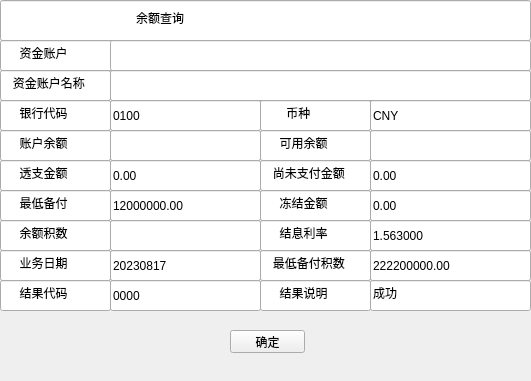
      <widget class="QWidget" name="widget_2" native="true">
       <property name="geometry">
        <rect>
         <x>590</x>
         <y>360</y>
         <width>531</width>
         <height>381</height>
        </rect>
       </property>
       <widget class="QLineEdit" name="lineEdit_9">
        <property name="geometry">
         <rect>
          <x>0</x>
          <y>0</y>
          <width>531</width>
          <height>41</height>
         </rect>
        </property>
        <property name="text">
         <string>                                        余额查询</string>
        </property>
        <property name="readOnly">
         <bool>true</bool>
        </property>
       </widget>
       <widget class="QLineEdit" name="lineEdit_10">
        <property name="geometry">
         <rect>
          <x>0</x>
          <y>40</y>
          <width>113</width>
          <height>31</height>
         </rect>
        </property>
        <property name="text">
         <string>     资金账户</string>
        </property>
        <property name="readOnly">
         <bool>true</bool>
        </property>
       </widget>
       <widget class="QLineEdit" name="lineEdit_11">
        <property name="geometry">
         <rect>
          <x>110</x>
          <y>40</y>
          <width>421</width>
          <height>31</height>
         </rect>
        </property>
        <property name="readOnly">
         <bool>true</bool>
        </property>
       </widget>
       <widget class="QLineEdit" name="lineEdit_12">
        <property name="geometry">
         <rect>
          <x>0</x>
          <y>70</y>
          <width>111</width>
          <height>31</height>
         </rect>
        </property>
        <property name="text">
         <string>   资金账户名称</string>
        </property>
        <property name="readOnly">
         <bool>true</bool>
        </property>
       </widget>
       <widget class="QLineEdit" name="lineEdit_13">
        <property name="geometry">
         <rect>
          <x>110</x>
          <y>70</y>
          <width>421</width>
          <height>31</height>
         </rect>
        </property>
        <property name="readOnly">
         <bool>true</bool>
        </property>
       </widget>
       <widget class="QLineEdit" name="lineEdit_14">
        <property name="geometry">
         <rect>
          <x>0</x>
          <y>100</y>
          <width>111</width>
          <height>31</height>
         </rect>
        </property>
        <property name="text">
         <string>     银行代码</string>
        </property>
        <property name="readOnly">
         <bool>true</bool>
        </property>
       </widget>
       <widget class="QLineEdit" name="lineEdit_15">
        <property name="geometry">
         <rect>
          <x>110</x>
          <y>100</y>
          <width>151</width>
          <height>31</height>
         </rect>
        </property>
        <property name="text">
         <string>0100</string>
        </property>
        <property name="readOnly">
         <bool>true</bool>
        </property>
       </widget>
       <widget class="QLineEdit" name="lineEdit_16">
        <property name="geometry">
         <rect>
          <x>260</x>
          <y>100</y>
          <width>111</width>
          <height>31</height>
         </rect>
        </property>
        <property name="text">
         <string>       币种</string>
        </property>
        <property name="readOnly">
         <bool>true</bool>
        </property>
       </widget>
       <widget class="QLineEdit" name="lineEdit_17">
        <property name="geometry">
         <rect>
          <x>370</x>
          <y>100</y>
          <width>161</width>
          <height>31</height>
         </rect>
        </property>
        <property name="text">
         <string>CNY</string>
        </property>
        <property name="readOnly">
         <bool>true</bool>
        </property>
       </widget>
       <widget class="QLineEdit" name="lineEdit_18">
        <property name="geometry">
         <rect>
          <x>0</x>
          <y>130</y>
          <width>111</width>
          <height>31</height>
         </rect>
        </property>
        <property name="text">
         <string>     账户余额</string>
        </property>
        <property name="readOnly">
         <bool>true</bool>
        </property>
       </widget>
       <widget class="QLineEdit" name="lineEdit_19">
        <property name="geometry">
         <rect>
          <x>260</x>
          <y>190</y>
          <width>111</width>
          <height>31</height>
         </rect>
        </property>
        <property name="text">
         <string>     冻结金额</string>
        </property>
        <property name="readOnly">
         <bool>true</bool>
        </property>
       </widget>
       <widget class="QLineEdit" name="lineEdit_20">
        <property name="geometry">
         <rect>
          <x>0</x>
          <y>160</y>
          <width>111</width>
          <height>31</height>
         </rect>
        </property>
        <property name="text">
         <string>     透支金额</string>
        </property>
        <property name="readOnly">
         <bool>true</bool>
        </property>
       </widget>
       <widget class="QLineEdit" name="lineEdit_21">
        <property name="geometry">
         <rect>
          <x>260</x>
          <y>160</y>
          <width>111</width>
          <height>31</height>
         </rect>
        </property>
        <property name="text">
         <string>   尚未支付金额</string>
        </property>
        <property name="readOnly">
         <bool>true</bool>
        </property>
       </widget>
       <widget class="QLineEdit" name="lineEdit_22">
        <property name="geometry">
         <rect>
          <x>0</x>
          <y>190</y>
          <width>111</width>
          <height>31</height>
         </rect>
        </property>
        <property name="text">
         <string>     最低备付</string>
        </property>
        <property name="readOnly">
         <bool>true</bool>
        </property>
       </widget>
       <widget class="QLineEdit" name="lineEdit_23">
        <property name="geometry">
         <rect>
          <x>260</x>
          <y>130</y>
          <width>111</width>
          <height>31</height>
         </rect>
        </property>
        <property name="text">
         <string>     可用余额</string>
        </property>
        <property name="readOnly">
         <bool>true</bool>
        </property>
       </widget>
       <widget class="QLineEdit" name="lineEdit_24">
        <property name="geometry">
         <rect>
          <x>0</x>
          <y>250</y>
          <width>111</width>
          <height>31</height>
         </rect>
        </property>
        <property name="text">
         <string>     业务日期</string>
        </property>
        <property name="readOnly">
         <bool>true</bool>
        </property>
       </widget>
       <widget class="QLineEdit" name="lineEdit_25">
        <property name="geometry">
         <rect>
          <x>260</x>
          <y>220</y>
          <width>111</width>
          <height>31</height>
         </rect>
        </property>
        <property name="text">
         <string>     结息利率</string>
        </property>
        <property name="readOnly">
         <bool>true</bool>
        </property>
       </widget>
       <widget class="QLineEdit" name="lineEdit_26">
        <property name="geometry">
         <rect>
          <x>0</x>
          <y>220</y>
          <width>111</width>
          <height>31</height>
         </rect>
        </property>
        <property name="text">
         <string>     余额积数</string>
        </property>
        <property name="readOnly">
         <bool>true</bool>
        </property>
       </widget>
       <widget class="QLineEdit" name="lineEdit_27">
        <property name="geometry">
         <rect>
          <x>260</x>
          <y>250</y>
          <width>111</width>
          <height>31</height>
         </rect>
        </property>
        <property name="text">
         <string>   最低备付积数</string>
        </property>
        <property name="readOnly">
         <bool>true</bool>
        </property>
       </widget>
       <widget class="QLineEdit" name="lineEdit_28">
        <property name="geometry">
         <rect>
          <x>260</x>
          <y>280</y>
          <width>111</width>
          <height>31</height>
         </rect>
        </property>
        <property name="text">
         <string>     结果说明</string>
        </property>
        <property name="readOnly">
         <bool>true</bool>
        </property>
       </widget>
       <widget class="QLineEdit" name="lineEdit_29">
        <property name="geometry">
         <rect>
          <x>0</x>
          <y>280</y>
          <width>111</width>
          <height>31</height>
         </rect>
        </property>
        <property name="text">
         <string>     结果代码</string>
        </property>
        <property name="readOnly">
         <bool>true</bool>
        </property>
       </widget>
       <widget class="QLineEdit" name="lineEdit_30">
        <property name="geometry">
         <rect>
          <x>110</x>
          <y>130</y>
          <width>151</width>
          <height>31</height>
         </rect>
        </property>
        <property name="readOnly">
         <bool>true</bool>
        </property>
       </widget>
       <widget class="QLineEdit" name="lineEdit_31">
        <property name="geometry">
         <rect>
          <x>370</x>
          <y>160</y>
          <width>161</width>
          <height>31</height>
         </rect>
        </property>
        <property name="text">
         <string>0.00</string>
        </property>
        <property name="readOnly">
         <bool>true</bool>
        </property>
       </widget>
       <widget class="QLineEdit" name="lineEdit_32">
        <property name="geometry">
         <rect>
          <x>110</x>
          <y>190</y>
          <width>151</width>
          <height>31</height>
         </rect>
        </property>
        <property name="text">
         <string>12000000.00</string>
        </property>
        <property name="readOnly">
         <bool>true</bool>
        </property>
       </widget>
       <widget class="QLineEdit" name="lineEdit_33">
        <property name="geometry">
         <rect>
          <x>370</x>
          <y>130</y>
          <width>161</width>
          <height>31</height>
         </rect>
        </property>
        <property name="readOnly">
         <bool>true</bool>
        </property>
       </widget>
       <widget class="QLineEdit" name="lineEdit_34">
        <property name="geometry">
         <rect>
          <x>110</x>
          <y>160</y>
          <width>151</width>
          <height>31</height>
         </rect>
        </property>
        <property name="text">
         <string>0.00</string>
        </property>
        <property name="readOnly">
         <bool>true</bool>
        </property>
       </widget>
       <widget class="QLineEdit" name="lineEdit_35">
        <property name="geometry">
         <rect>
          <x>110</x>
          <y>280</y>
          <width>151</width>
          <height>31</height>
         </rect>
        </property>
        <property name="text">
         <string>0000</string>
        </property>
        <property name="readOnly">
         <bool>true</bool>
        </property>
       </widget>
       <widget class="QLineEdit" name="lineEdit_36">
        <property name="geometry">
         <rect>
          <x>110</x>
          <y>250</y>
          <width>151</width>
          <height>31</height>
         </rect>
        </property>
        <property name="text">
         <string>20230817</string>
        </property>
        <property name="readOnly">
         <bool>true</bool>
        </property>
       </widget>
       <widget class="QLineEdit" name="lineEdit_37">
        <property name="geometry">
         <rect>
          <x>110</x>
          <y>220</y>
          <width>151</width>
          <height>31</height>
         </rect>
        </property>
        <property name="readOnly">
         <bool>true</bool>
        </property>
       </widget>
       <widget class="QLineEdit" name="lineEdit_38">
        <property name="geometry">
         <rect>
          <x>370</x>
          <y>190</y>
          <width>161</width>
          <height>31</height>
         </rect>
        </property>
        <property name="text">
         <string>0.00</string>
        </property>
        <property name="readOnly">
         <bool>true</bool>
        </property>
       </widget>
       <widget class="QLineEdit" name="lineEdit_39">
        <property name="geometry">
         <rect>
          <x>370</x>
          <y>250</y>
          <width>161</width>
          <height>31</height>
         </rect>
        </property>
        <property name="text">
         <string>222200000.00</string>
        </property>
        <property name="readOnly">
         <bool>true</bool>
        </property>
       </widget>
       <widget class="QLineEdit" name="lineEdit_40">
        <property name="geometry">
         <rect>
          <x>370</x>
          <y>220</y>
          <width>161</width>
          <height>31</height>
         </rect>
        </property>
        <property name="text">
         <string>1.563000</string>
        </property>
        <property name="readOnly">
         <bool>true</bool>
        </property>
       </widget>
       <widget class="QLineEdit" name="lineEdit_41">
        <property name="geometry">
         <rect>
          <x>370</x>
          <y>280</y>
          <width>161</width>
          <height>31</height>
         </rect>
        </property>
        <property name="text">
         <string>成功</string>
        </property>
        <property name="readOnly">
         <bool>true</bool>
        </property>
       </widget>
       <widget class="QPushButton" name="pushButton_2">
        <property name="geometry">
         <rect>
          <x>230</x>
          <y>330</y>
          <width>75</width>
          <height>23</height>
         </rect>
        </property>
        <property name="text">
         <string>确定</string>
        </property>
       </widget>
      </widget>
